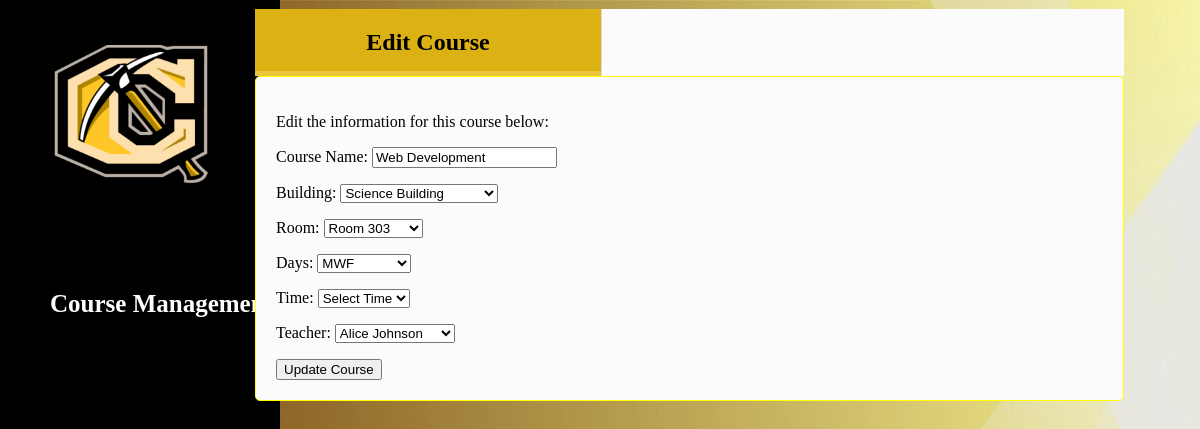
Screenshot of /code/middleend/edit_course.php?courseid=3 with the database file from the repository.
### tables this page shows
CREATE TABLE `course` (
  `courseid` bigint(20) NOT NULL,
  `coursedesc` varchar(400) NOT NULL,
  `building` varchar(25) NOT NULL,
  `room` varchar(25) NOT NULL,
  `time` varchar(25) NOT NULL,
  `days` varchar(10) NOT NULL,
  `facultyid` bigint(20) NOT NULL
);

CREATE TABLE `building` (
  `buildingid` bigint(20) NOT NULL,
  `buildingdesc` varchar(400) NOT NULL,
  `orderby` int(10) NOT NULL,
  `isactive` binary(3) NOT NULL
);

CREATE TABLE `faculty` (
  `id` bigint(20) NOT NULL,
  `firstname` varchar(50) NOT NULL,
  `lastname` varchar(50) NOT NULL,
  `office` varchar(50) NOT NULL,
  `email` varchar(150) NOT NULL,
  `phonenumber` varchar(10) NOT NULL,
  `facultyrole` varchar(50) NOT NULL
);

### code/middleend/edit_course.php (the view, shortened to what this page needs)
<?php
include "db_connect.php";
$courseid = $_GET['courseid'] ?? null;
$buildings = $conn->query("SELECT buildingdesc FROM building");
$rooms = $conn->query("SELECT roomdesc FROM room");
$teachers = $conn->query("SELECT id, firstname, lastname FROM faculty");
$stmt = $conn->prepare("SELECT * FROM course WHERE courseid = ?");
$stmt->bind_param("i", $courseid);
$stmt->execute();
$result = $stmt->get_result();
$course = $result->fetch_assoc();
?>
<!DOCTYPE html>
<html>
<head>
    <link rel="stylesheet" href="../../assets/css/style.css" />
    <link href="https://unpkg.com/boxicons@2.1.4/css/boxicons.min.css" rel="stylesheet">
</head>
<body class="admin">
    <ul class="sidebar">
        <img src="../../assets/images/cameron.png" class="logo">
        <div><li><a>Course Management</a></li></div>
    </ul>
    <div class="action-box">
        <div class="tabs">
            <ol>
                <li class="active">
                    <span class="text">Edit Course</span>
                </li>
            </ol>
        </div>
        <div class="content">
            <div class="tab_wrap">
                <div><p>Edit the information for this course below:</p></div>
                <div>
                    <form method="post">
                        <p>Course Name: <input type="text" name="coursedesc" value="<?= htmlspecialchars($course['coursedesc']) ?>" required></p>
                        <div class="input-box">
                        <p>Building:
                            <select name="building" required>
                                <?php while ($b = $buildings->fetch_assoc()): ?>
                                    <option value="<?= htmlspecialchars($b['buildingdesc']) ?>" <?= $b['buildingdesc'] === $course['building'] ? 'selected' : '' ?>>
                                        <?= htmlspecialchars($b['buildingdesc']) ?>
                                    </option>
                                <?php endwhile; ?>
                            </select>
                        </p>
                        </div>
                        <div class="input-box">
                        <p>Room:
                            <select name="room" required>
                                <?php while ($r = $rooms->fetch_assoc()): ?>
                                    <option value="<?= htmlspecialchars($r['roomdesc']) ?>" <?= $r['roomdesc'] === $course['room'] ? 'selected' : '' ?>>
                                        <?= htmlspecialchars($r['roomdesc']) ?>
                                    </option>
                                <?php endwhile; ?>
                            </select>
                        </p>
                        </div>
                        <div class="input-box">
                        <p>Days:
                            <select name="days" required>
                                <option value="MWF" <?= $course['days'] === 'MWF' ? 'selected' : '' ?>>MWF</option>
                            </select>
                        </p>
                        </div>
                        <div class="input-box">
                        <p>Time:
                            <select name="time" required>
                                <option value="">Select Time</option>
                            </select>
                        </p>
                        </div>
                        <div class="input-box">
                        <p>Teacher:
                            <select name="facultyid" required>
                                <?php while ($t = $teachers->fetch_assoc()): ?>
                                    <option value="<?= $t['id'] ?>" <?= $t['id'] == $course['facultyid'] ? 'selected' : '' ?>>
                                        <?= htmlspecialchars($t['firstname'] . ' ' . $t['lastname']) ?>
                                    </option>
                                <?php endwhile; ?>
                            </select>
                        </p>
                        </div>
                        <button type="submit">Update Course</button>
                    </form>
                </div>
            </div>
        </div>
    </div>
</body>
</html>

### assets/css/style.css (style rules this page uses)
html, body { margin: 0; padding: 0; overflow: auto; width: 100%; height: 100%; }
.login, .advisor, .admin , .faculty { width: 100%; min-height: 100vh; background: url('../images/background.jpg') no-repeat; background-size: cover; background-position: center; }
.text { font-size: 24px; margin: 20px 0; padding:20px }
ul.sidebar { list-style-type: none; margin: -20px; padding: -20px; width: 260px; background-color: black; position: fixed; height: 120%; overflow: auto; text-align: center; }
.logo { display: flex; margin-left: 0px; margin-right: auto; margin-top: 50px; height: 200px; width: 200px; padding: 15px; }
li a { display: block; color: #fff; font-size: 25px; font-weight: bold; padding: 30px 0 30px 30px; text-decoration: none; text-align: left; }
.action-box { position: absolute; width: 75%; height: 750px; top: 50%; left: 50%; transform: translate(-40%, -50%); border-radius: 10px; margin-top: 20x; }
.tabs ol { display: flex; margin: 0 auto; padding: 0px; margin-top: -1em; text-align: center; background: #fbfbfb;; margin-left: 15px; margin-right: 16px; }
.tabs ol li { width: 306px; padding: 20px; border-right: 1px solid #dddddd; text-align: center; list-style-type: none; font-size: 14px; font-weight: 600; cursor: pointer; transition: all 0.2s ease; position: relative; }
.tabs ol li::before { content: ""; position: absolute; bottom: 0; left: 0; width: 100%; height: 5px; background-color: #eac53e; transition: all 0.2s ease; opacity: 0; }
.tabs ol li:hover, .tabs ol li.active { background: #dcb113; color: black; }
.tabs ol li:hover:before, .tabs ol li.active:before { opacity: 1; }
.content { background: #fbfbfb; border: 1px solid yellow; border-radius: 5px; padding: 20px; margin-left: 15px; margin-right: 16px; }

### rows the page displays
course: coursedesc "Web Development", building "Science Building", room "Room 303", days "MWF", facultyid "Alice Johnson"
